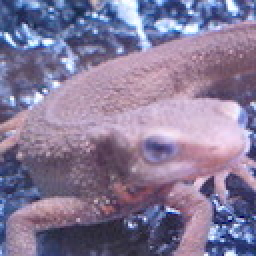
#> input picture imori.jpg, 128 x 128 px (shown 2 times larger)
$ python answer_96.py   (older library calls are emulated)
#> lines starting #> are read from the running program, lines starting #| are printed output that depends on the picture
# -*- coding:utf-8 -*-
import cv2
import numpy as np

np.random.seed(0)


class HOG(object):
    '''提取特征'''

    # Grayscale
    def BGR2GRAY(self, img):
        gray = 0.2126 * img[..., 2] + 0.7152 * img[..., 1] + 0.0722 * img[..., 0]
        return gray

    def __init__(self, gray):
        if len(gray.shape) != 2:
            gray = self.BGR2GRAY(gray)
        self.gray = gray

    def get_gradXY(self):
        H, W = self.gray.shape
        gray = np.pad(self.gray, (1, 1), 'edge')

        gx = gray[1:H + 1, 2:] - gray[1:H + 1, :W]
        gy = gray[2:, 1:W + 1] - gray[:H, 1:W + 1]

        gx[gx == 0] = 1e-6

        return gx, gy

    def get_MagGrad(self, gx, gy):
        magnitude = np.sqrt(gx ** 2 + gy ** 2)
        gradient = np.arctan(gy / gx)

        # todo 小于0 ？？？
        gradient[gradient < 0] = np.pi / 2 + gradient[gradient < 0] + np.pi / 2

        return magnitude, gradient

    def quantization(self, gradient):
        # prepare quantization tablec
        gradient_quantized = np.zeros_like(gradient, dtype=np.int)

        # quantization base
        d = np.pi / 9

        # quantization
        for i in range(9):
            gradient_quantized[np.where((gradient >= d * i) & (gradient <= d * (i + 1)))] = i

        return gradient_quantized

    def gradient_histogram(self, gradient_quantized, magnitude, N=8):
        # get shape
        H, W = magnitude.shape

        # get cell num
        cell_N_H = H // N
        cell_N_W = W // N
        histogram = np.zeros((cell_N_H, cell_N_W, 9), dtype=np.float32)
        for y in range(cell_N_H):
            for x in range(cell_N_W):
                for j in range(N):
                    for i in range(N):
                        histogram[y, x,
                                  gradient_quantized[y * 4 + j, x * 4 + i]] += \
                            magnitude[y * 4 + j, x * 4 + i]

        return histogram

    def normalization(self, histogram, C=3, epsilon=1):
        cell_N_H, cell_N_W, _ = histogram.shape

        ## each histogram
        for y in range(cell_N_H):
            for x in range(cell_N_W):
                # for i in range(9):
                histogram[y, x] /= np.sqrt(np.sum(histogram[max(y - 1, 0): min(y + 2, cell_N_H),
                                                  max(x - 1, 0): min(x + 2, cell_N_W)] ** 2) + epsilon)

        return histogram

    def run(self):
        # 1. Gray -> Gradient x and y
        gx, gy = self.get_gradXY()

        # 2. get gradient magnitude and angle
        magnitude, gradient = self.get_MagGrad(gx, gy)

        # 3. Quantization
        gradient_quantized = self.quantization(gradient)

        # 4. Gradient histogram
        histogram = self.gradient_histogram(gradient_quantized, magnitude)

        # 5. Histogram normalization
        histogram = self.normalization(histogram)

        return histogram


class NN(object):
    def __init__(self, ind=2, lr=0.01):
        self.nets = [
            [np.random.normal(0, 1, [ind, 64]),
             np.random.normal(0, 1, [64])],
            [np.random.normal(0, 1, [64, 64]),
             np.random.normal(0, 1, [64])],
            [np.random.normal(0, 1, [64, 1]),
             np.random.normal(0, 1, [1])],
        ]
        self.lr = lr  # 学习率

    def sigmoid(self, x):
        # sigmoid 激活函数
        return 1. / (1. + np.exp(-x))

    def forward(self, x):
        # 前向操作
        result = [x]
        for net in self.nets:
            result.append(
                self.sigmoid(np.dot(result[-1], net[0]) + net[1])
            )
        self.result = result
        return self.result[-1]

    def train(self, t):
        # 反馈
        grad_u = None
        len_net = len(self.nets)
        result = self.result[::-1]

        for i, v in enumerate(result[:-1]):
            if grad_u is None:
                grad_u = (v - t) * v * (1 - v)
            else:
                grad_u = np.dot(grad_u, self.nets[len_net - i][0].T) * v * (1 - v)

            grad_w = np.dot(result[i + 1].T, grad_u)
            grad_b = np.dot(np.ones([grad_u.shape[0]]), grad_u)

            self.nets[len_net - 1 - i][0] -= self.lr * grad_w
            self.nets[len_net - 1 - i][1] -= self.lr * grad_b


class Units(object):
    # get IoU overlap ratio
    def iou(sef, a, b):
        # get area of a
        area_a = (a[2] - a[0]) * (a[3] - a[1])
        # get area of b
        area_b = (b[2] - b[0]) * (b[3] - b[1])

        # get left top x of IoU
        iou_x1 = np.maximum(a[0], b[0])
        # get left top y of IoU
        iou_y1 = np.maximum(a[1], b[1])
        # get right bottom of IoU
        iou_x2 = np.minimum(a[2], b[2])
        # get right bottom of IoU
        iou_y2 = np.minimum(a[3], b[3])

        # get width of IoU
        iou_w = iou_x2 - iou_x1
        # get height of IoU
        iou_h = iou_y2 - iou_y1

        # get area of IoU
        area_iou = iou_w * iou_h
        # get overlap ratio between IoU and all area
        iou = area_iou / (area_a + area_b - area_iou)

        return iou

    # resize using bi-linear
    def resize(self, img, h, w):
        # get shape
        _h, _w, _c = img.shape

        # get resize ratio
        ah = 1. * h / _h
        aw = 1. * w / _w

        # get index of each y
        y = np.arange(h).repeat(w).reshape(w, -1)
        # get index of each x
        x = np.tile(np.arange(w), (h, 1))

        # get coordinate toward x and y of resized image
        y = (y / ah)
        x = (x / aw)

        # transfer to int
        ix = np.floor(x).astype(np.int32)
        iy = np.floor(y).astype(np.int32)

        # clip index
        ix = np.minimum(ix, _w - 2)
        iy = np.minimum(iy, _h - 2)

        # get distance between original image index and resized image index
        dx = x - ix
        dy = y - iy

        dx = np.tile(dx, [_c, 1, 1]).transpose(1, 2, 0)
        dy = np.tile(dy, [_c, 1, 1]).transpose(1, 2, 0)

        # resize
        out = (1 - dx) * (1 - dy) * img[iy, ix] + dx * (1 - dy) * img[iy, ix + 1] + (1 - dx) * dy * img[
            iy + 1, ix] + dx * dy * img[iy + 1, ix + 1]
        out[out > 255] = 255

        return out

    # crop bounding box and make dataset
    def make_dataset(self, img, gt, Crop_N=200, L=60, th=0.5, H_size=32):
        # get shape
        H, W, _ = img.shape

        # get HOG feature dimension
        HOG_feature_N = ((H_size // 8) ** 2) * 9

        # prepare database
        db = np.zeros([Crop_N, HOG_feature_N + 1])

        # each crop
        for i in range(Crop_N):
            # get left top x of crop bounding box
            x1 = np.random.randint(W - L)
            # get left top y of crop bounding box
            y1 = np.random.randint(H - L)
            # get right bottom x of crop bounding box
            x2 = x1 + L
            # get right bottom y of crop bounding box
            y2 = y1 + L

            # get bounding box
            crop = np.array((x1, y1, x2, y2))

            _iou = np.zeros((3,))
            _iou[0] = self.iou(gt, crop)
            # _iou[1] = iou(gt2, crop)
            # _iou[2] = iou(gt3, crop)

            # get label
            if _iou.max() >= th:
                cv2.rectangle(img, (x1, y1), (x2, y2), (0, 0, 255), 1)
                label = 1
            else:
                cv2.rectangle(img, (x1, y1), (x2, y2), (255, 0, 0), 1)
                label = 0

            # crop area
            crop_area = img[y1:y2, x1:x2]

            # resize crop area
            crop_area = self.resize(crop_area, H_size, H_size)

            # get HOG feature
            _hog = HOG(crop_area).run()

            # store HOG feature and label
            db[i, :HOG_feature_N] = _hog.ravel()
            db[i, -1] = label

        return db


# train
def train_nn(nn, train_x, train_t, iteration_N=10000):
    # each iteration
    for i in range(iteration_N):
        # feed-forward data
        nn.forward(train_x)
        # update parameter
        nn.train( train_t)

    return nn


# test
def test_nn(nn, test_x, test_t, db, pred_th=0.5):
    accuracy_N = 0.

    # each data
    for data, t in zip(test_x, test_t):
        # get prediction
        prob = nn.forward(data)

        # count accuracy
        pred = 1 if prob >= pred_th else 0
        if t == pred:
            accuracy_N += 1

    # get accuracy
    accuracy = accuracy_N / len(db)

    print("Accuracy >> {} ({} / {})".format(accuracy, accuracy_N, len(db)))


# Read image
img = cv2.imread("imori.jpg").astype(np.float32)

# get HOG
img_gray = cv2.cvtColor(img, cv2.COLOR_RGB2GRAY)
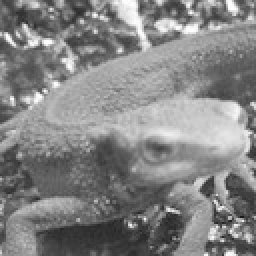
#> img_gray: shape (128, 128) float32 (shown 2 times larger); min 25.61, max 254.5, mean 132.5
obj_unite = Units()
# prepare gt bounding box
gt = np.array((47, 41, 129, 103), dtype=np.float32)

# get database
db = obj_unite.make_dataset(img, gt)
#> the loop in make_dataset, `for i in range(Crop_N):` made 200 passes
#> pass 1, in resize, `out = (1 - dx) * (1 - dy) * img[iy, ix] + dx * (1 - dy) * img[iy, ix +..`:
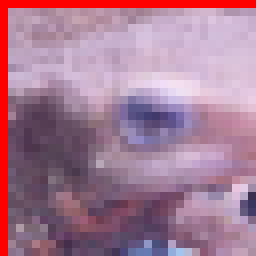
#> out: shape (32, 32, 3) float64 (shown 8 times larger); mean B, G, R 148.2, 124.3, 165.7
#> pass 1, in get_gradXY, `gray = np.pad(self.gray, (1, 1), 'edge')`:
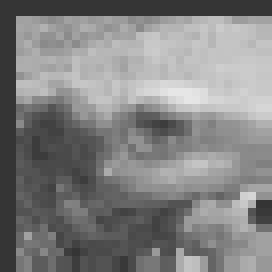
#> gray: shape (34, 34) float64 (shown 8 times larger); min 52.71, max 229.5, mean 130.2
#> after the loop in make_dataset, `for i in range(Crop_N):`:
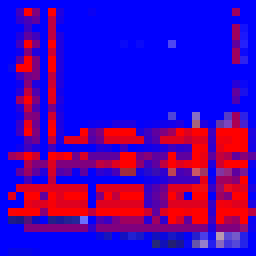
#> crop_area: shape (32, 32, 3) float64 (shown 8 times larger); mean B, G, R 186.8, 2.8, 68.2
#> after the loop in make_dataset, `for i in range(Crop_N):`:
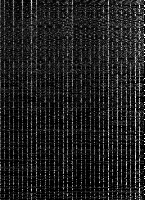
#> db: shape (200, 145) float64; min 0, max 1, mean 0.125
#> after the loop in make_dataset, `for i in range(Crop_N):`:
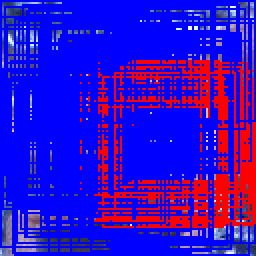
#> img: shape (128, 128, 3) float32 (shown 2 times larger); mean B, G, R 203.7, 10.9, 51.2

# train neural network
# get input feature dimension
input_dim = db.shape[1] - 1
# prepare train data X
train_x = db[:, :input_dim]
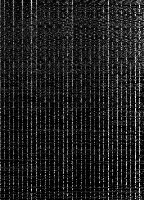
#> train_x: shape (200, 144) float64; min 0, max 1, mean 0.124
# prepare train data t
train_t = db[:, -1][..., None]

# prepare neural network
nn = NN(ind=input_dim, lr=0.01)
# training
nn = train_nn(nn, train_x, train_t, iteration_N=10000)

# test
test_nn(nn, train_x, train_t,db)
#> the loop in test_nn, `for data, t in zip(test_x, test_t):` made 200 passes
#> t on passes 1 to 3: [1], [0], [0]
#| Accuracy >> 1.0 (200.0 / 200)

$ run again, with thorino.jpg copied over imori.jpg
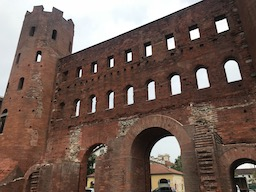
#> input picture thorino.jpg, 256 x 192 px
#> after the loop in make_dataset, `for i in range(Crop_N):`:
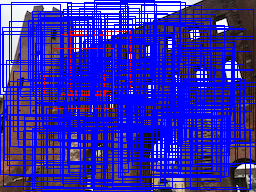
#> img: shape (192, 256, 3) float32; mean B, G, R 184.2, 39.7, 50.5
#> `train_x = db[:, :input_dim]`:
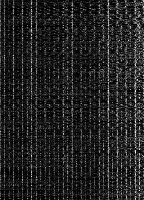
#> train_x: shape (200, 144) float64; min 0, max 0.979, mean 0.139
#| Accuracy >> 1.0 (200.0 / 200)
